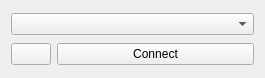
         <widget class="QWidget" name="page">
          <property name="geometry">
           <rect>
            <x>0</x>
            <y>0</y>
            <width>265</width>
            <height>78</height>
           </rect>
          </property>
          <attribute name="label">
           <string>Serial Connection</string>
          </attribute>
          <layout class="QGridLayout" name="gridLayout_49">
           <item row="0" column="0" colspan="2">
            <widget class="QComboBox" name="serialCombobox">
             <property name="sizePolicy">
              <sizepolicy hsizetype="MinimumExpanding" vsizetype="Fixed">
               <horstretch>0</horstretch>
               <verstretch>0</verstretch>
              </sizepolicy>
             </property>
            </widget>
           </item>
           <item row="1" column="0">
            <widget class="QPushButton" name="refreshButton">
             <property name="sizePolicy">
              <sizepolicy hsizetype="Fixed" vsizetype="Fixed">
               <horstretch>0</horstretch>
               <verstretch>0</verstretch>
              </sizepolicy>
             </property>
             <property name="text">
              <string/>
             </property>
             <property name="icon">
              <iconset resource="resources.qrc">
               <normaloff>:/res/refresh.png</normaloff>:/res/refresh.png</iconset>
             </property>
            </widget>
           </item>
           <item row="1" column="1">
            <widget class="QPushButton" name="serialConnectButton">
             <property name="text">
              <string>Connect</string>
             </property>
            </widget>
           </item>
          </layout>
         </widget>
